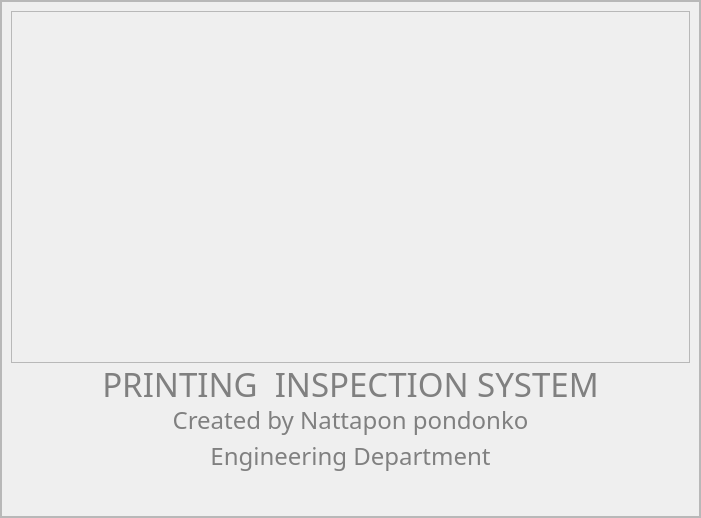
         <widget class="QWidget" name="process_page">
          <layout class="QHBoxLayout" name="horizontalLayout_61">
           <property name="spacing">
            <number>0</number>
           </property>
           <property name="leftMargin">
            <number>0</number>
           </property>
           <property name="topMargin">
            <number>0</number>
           </property>
           <property name="rightMargin">
            <number>0</number>
           </property>
           <property name="bottomMargin">
            <number>0</number>
           </property>
           <item>
            <widget class="QFrame" name="process_main_frame">
             <property name="frameShape">
              <enum>QFrame::Shape::StyledPanel</enum>
             </property>
             <property name="frameShadow">
              <enum>QFrame::Shadow::Raised</enum>
             </property>
             <layout class="QVBoxLayout" name="verticalLayout_33">
              <property name="leftMargin">
               <number>0</number>
              </property>
              <property name="topMargin">
               <number>0</number>
              </property>
              <property name="rightMargin">
               <number>0</number>
              </property>
              <property name="bottomMargin">
               <number>0</number>
              </property>
              <item>
               <widget class="QFrame" name="process_frame">
                <property name="frameShape">
                 <enum>QFrame::Shape::StyledPanel</enum>
                </property>
                <property name="frameShadow">
                 <enum>QFrame::Shadow::Raised</enum>
                </property>
                <layout class="QVBoxLayout" name="verticalLayout_32">
                 <item>
                  <widget class="QFrame" name="process_img_frame">
                   <property name="frameShape">
                    <enum>QFrame::Shape::StyledPanel</enum>
                   </property>
                   <property name="frameShadow">
                    <enum>QFrame::Shadow::Raised</enum>
                   </property>
                   <layout class="QHBoxLayout" name="horizontalLayout_62">
                    <property name="spacing">
                     <number>0</number>
                    </property>
                    <property name="leftMargin">
                     <number>0</number>
                    </property>
                    <property name="topMargin">
                     <number>0</number>
                    </property>
                    <property name="rightMargin">
                     <number>0</number>
                    </property>
                    <property name="bottomMargin">
                     <number>0</number>
                    </property>
                    <item>
                     <spacer name="horizontalSpacer_2">
                      <property name="orientation">
                       <enum>Qt::Orientation::Horizontal</enum>
                      </property>
                      <property name="sizeHint" stdset="0">
                       <size>
                        <width>164</width>
                        <height>20</height>
                       </size>
                      </property>
                     </spacer>
                    </item>
                    <item>
                     <widget class="QLabel" name="process_img">
                      <property name="minimumSize">
                       <size>
                        <width>350</width>
                        <height>350</height>
                       </size>
                      </property>
                      <property name="maximumSize">
                       <size>
                        <width>300</width>
                        <height>300</height>
                       </size>
                      </property>
                      <property name="text">
                       <string/>
                      </property>
                      <property name="pixmap">
                       <pixmap resource="resource.qrc">:/assets/gif/connecting.gif</pixmap>
                      </property>
                      <property name="scaledContents">
                       <bool>true</bool>
                      </property>
                      <property name="alignment">
                       <set>Qt::AlignmentFlag::AlignCenter</set>
                      </property>
                     </widget>
                    </item>
                    <item>
                     <spacer name="horizontalSpacer_3">
                      <property name="orientation">
                       <enum>Qt::Orientation::Horizontal</enum>
                      </property>
                      <property name="sizeHint" stdset="0">
                       <size>
                        <width>163</width>
                        <height>20</height>
                       </size>
                      </property>
                     </spacer>
                    </item>
                   </layout>
                  </widget>
                 </item>
                 <item>
                  <widget class="QLabel" name="process_label_line_1">
                   <property name="minimumSize">
                    <size>
                     <width>0</width>
                     <height>30</height>
                    </size>
                   </property>
                   <property name="maximumSize">
                    <size>
                     <width>16777215</width>
                     <height>30</height>
                    </size>
                   </property>
                   <property name="font">
                    <font>
                     <family>Kanit</family>
                     <pointsize>25</pointsize>
                    </font>
                   </property>
                   <property name="styleSheet">
                    <string notr="true">color: rgb(128, 128, 128);</string>
                   </property>
                   <property name="frameShape">
                    <enum>QFrame::Shape::NoFrame</enum>
                   </property>
                   <property name="frameShadow">
                    <enum>QFrame::Shadow::Plain</enum>
                   </property>
                   <property name="lineWidth">
                    <number>1</number>
                   </property>
                   <property name="text">
                    <string>PRINTING  INSPECTION SYSTEM</string>
                   </property>
                   <property name="alignment">
                    <set>Qt::AlignmentFlag::AlignCenter</set>
                   </property>
                  </widget>
                 </item>
                 <item>
                  <widget class="QLabel" name="process_label_line_2">
                   <property name="minimumSize">
                    <size>
                     <width>0</width>
                     <height>30</height>
                    </size>
                   </property>
                   <property name="maximumSize">
                    <size>
                     <width>16777215</width>
                     <height>30</height>
                    </size>
                   </property>
                   <property name="font">
                    <font>
                     <family>Kanit</family>
                     <pointsize>18</pointsize>
                    </font>
                   </property>
                   <property name="styleSheet">
                    <string notr="true">color: rgb(128, 128, 128);</string>
                   </property>
                   <property name="frameShape">
                    <enum>QFrame::Shape::NoFrame</enum>
                   </property>
                   <property name="frameShadow">
                    <enum>QFrame::Shadow::Plain</enum>
                   </property>
                   <property name="lineWidth">
                    <number>1</number>
                   </property>
                   <property name="text">
                    <string>Created by Nattapon pondonko</string>
                   </property>
                   <property name="alignment">
                    <set>Qt::AlignmentFlag::AlignCenter</set>
                   </property>
                  </widget>
                 </item>
                 <item>
                  <widget class="QLabel" name="process_label_line_3">
                   <property name="minimumSize">
                    <size>
                     <width>0</width>
                     <height>30</height>
                    </size>
                   </property>
                   <property name="maximumSize">
                    <size>
                     <width>16777215</width>
                     <height>30</height>
                    </size>
                   </property>
                   <property name="font">
                    <font>
                     <family>Kanit</family>
                     <pointsize>18</pointsize>
                    </font>
                   </property>
                   <property name="styleSheet">
                    <string notr="true">color: rgb(128, 128, 128);</string>
                   </property>
                   <property name="frameShape">
                    <enum>QFrame::Shape::NoFrame</enum>
                   </property>
                   <property name="frameShadow">
                    <enum>QFrame::Shadow::Plain</enum>
                   </property>
                   <property name="lineWidth">
                    <number>1</number>
                   </property>
                   <property name="text">
                    <string>Engineering Department</string>
                   </property>
                   <property name="alignment">
                    <set>Qt::AlignmentFlag::AlignCenter</set>
                   </property>
                  </widget>
                 </item>
                 <item>
                  <widget class="QLabel" name="process_label_line_4">
                   <property name="minimumSize">
                    <size>
                     <width>0</width>
                     <height>30</height>
                    </size>
                   </property>
                   <property name="maximumSize">
                    <size>
                     <width>16777215</width>
                     <height>30</height>
                    </size>
                   </property>
                   <property name="font">
                    <font>
                     <family>Kanit</family>
                     <pointsize>14</pointsize>
                    </font>
                   </property>
                   <property name="styleSheet">
                    <string notr="true">color: rgb(128, 128, 128);</string>
                   </property>
                   <property name="frameShape">
                    <enum>QFrame::Shape::NoFrame</enum>
                   </property>
                   <property name="frameShadow">
                    <enum>QFrame::Shadow::Plain</enum>
                   </property>
                   <property name="lineWidth">
                    <number>1</number>
                   </property>
                   <property name="text">
                    <string/>
                   </property>
                   <property name="alignment">
                    <set>Qt::AlignmentFlag::AlignCenter</set>
                   </property>
                  </widget>
                 </item>
                </layout>
               </widget>
              </item>
             </layout>
            </widget>
           </item>
          </layout>
         </widget>
